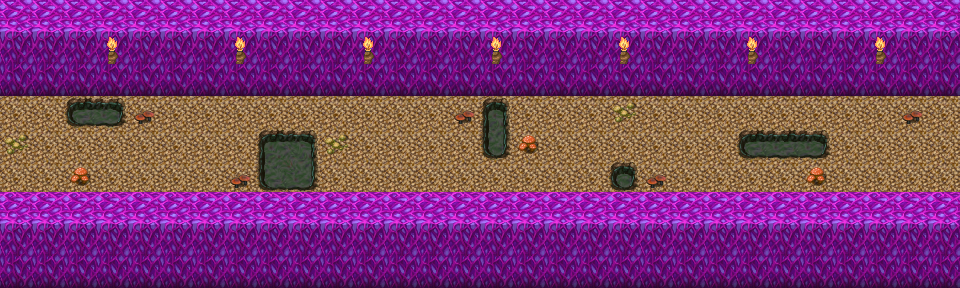

Tiled map render using the project's own tile images. Description and the map definition, with tile-layer contents summarised, below:
An orthogonal 30x9 tile map with 32x32 px tiles, 3 tile layers (Ground, Objects, Above), 1 hidden layer not drawn, 10 tilesets and 6 objects (4x spawn, 2x mapchange).

<map version="1.0" orientation="orthogonal" width="30" height="9" tilewidth="32" tileheight="32">
    <tileset firstgid="1" name="map_16" tilewidth="32" tileheight="32">
        <image source="../drawable/map_16.png" />
    </tileset>
    <tileset firstgid="65" name="map_38" tilewidth="32" tileheight="32">
        <image source="../drawable/map_38.png" />
    </tileset>
    <tileset firstgid="129" name="map_0" tilewidth="32" tileheight="32">
        <image source="../drawable/map_0.png" />
    </tileset>
    <tileset firstgid="193" name="map_39" tilewidth="32" tileheight="32">
        <image source="../drawable/map_39.png" />
    </tileset>
    <tileset firstgid="257" name="map_40" tilewidth="32" tileheight="32">
        <image source="../drawable/map_40.png" />
    </tileset>
    <tileset firstgid="321" name="map_5" tilewidth="32" tileheight="32">
        <image source="../drawable/map_5.png" />
    </tileset>
    <tileset firstgid="385" name="map_10" tilewidth="32" tileheight="32">
        <image source="../drawable/map_10.png" />
    </tileset>
    <tileset firstgid="449" name="map_1" tilewidth="32" tileheight="32">
        <image source="../drawable/map_1.png" />
    </tileset>
    <tileset firstgid="513" name="map_33" tilewidth="32" tileheight="32">
        <image source="../drawable/map_33.png" />
    </tileset>
    <tileset firstgid="577" name="map_2" tilewidth="32" tileheight="32">
        <image source="../drawable/map_2.png" />
    </tileset>
    <layer name="Ground" width="30" height="9">
        <data>[270 cells, 270 non-empty, 15 distinct tile ids]</data>
    </layer>
    <layer name="Objects" width="30" height="9">
        <data>[270 cells, 18 non-empty, 4 distinct tile ids]</data>
    </layer>
    <layer name="Above" width="30" height="9">
        <data>[270 cells, 0 non-empty, 0 distinct tile ids]</data>
    </layer>
    <layer name="Walkable" width="30" height="9" visible="0">
        <data>[270 cells, 192 non-empty, 1 distinct tile ids]</data>
    </layer>
    <objectgroup name="Mapevents" visible="0">
        <object name="east" type="mapchange" x="928" y="96" width="32" height="96">
            <properties>
                <property name="map" value="mushroom_m2_8" />
                <property name="place" value="west" />
            </properties>
        </object>
        <object name="west" type="mapchange" x="0" y="96" width="32" height="96">
            <properties>
                <property name="map" value="mushroom_m2_10" />
                <property name="place" value="east" />
            </properties>
        </object>
    </objectgroup>
    <objectgroup name="Spawn" visible="0">
        <object name="lombric_ball2_1" type="spawn" x="736" y="96" width="96" height="32">
            <properties>
                <property name="spawngroup" value="lombric_ball2" />
            </properties>
        </object>
        <object name="lombric_ball2_1a" type="spawn" x="736" y="160" width="96" height="32">
            <properties>
                <property name="spawngroup" value="lombric_ball2" />
            </properties>
        </object>
        <object name="lombric_ball3_1a" type="spawn" x="352" y="96" width="288" height="96">
            <properties>
                <property name="quantity" value="2" />
                <property name="spawngroup" value="lombric_ball3" />
            </properties>
        </object>
        <object name="lombric_ball3_1" type="spawn" x="64" y="96" width="224" height="96">
            <properties>
                <property name="quantity" value="2" />
                <property name="spawngroup" value="lombric_ball3" />
            </properties>
        </object>
    </objectgroup>
    <objectgroup name="Keys" />
</map>
